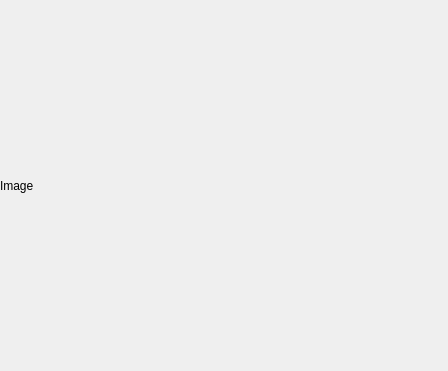
<?xml version="1.0" encoding="UTF-8"?>
<ui version="4.0">
 <class>DisplayImgDlg</class>
 <widget class="QDialog" name="DisplayImgDlg">
  <property name="geometry">
   <rect>
    <x>0</x>
    <y>0</y>
    <width>448</width>
    <height>371</height>
   </rect>
  </property>
  <property name="windowTitle">
   <string>Dialog</string>
  </property>
  <layout class="QHBoxLayout" name="horizontalLayout">
   <property name="leftMargin">
    <number>0</number>
   </property>
   <property name="topMargin">
    <number>0</number>
   </property>
   <property name="rightMargin">
    <number>0</number>
   </property>
   <property name="bottomMargin">
    <number>0</number>
   </property>
   <item>
    <widget class="QLabel" name="ImageCanvas">
     <property name="text">
      <string>Image</string>
     </property>
    </widget>
   </item>
  </layout>
 </widget>
 <resources/>
 <connections/>
</ui>
